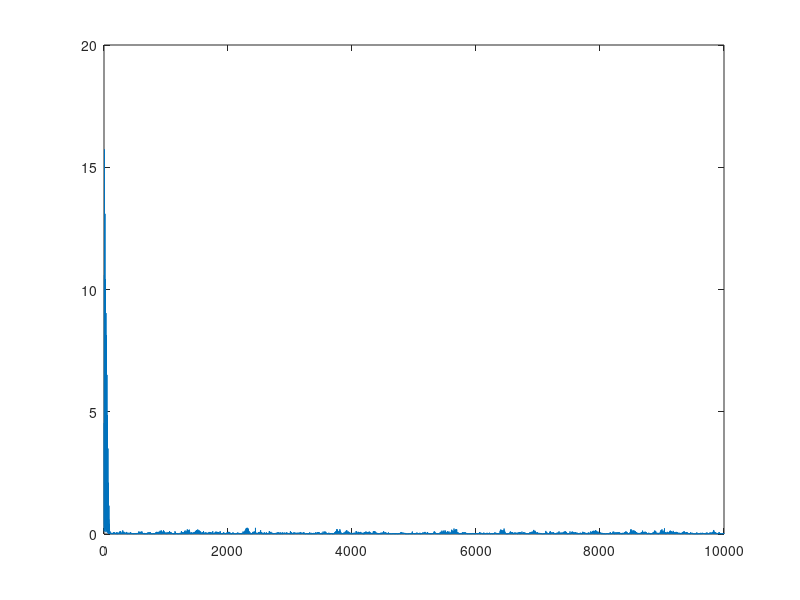

Source code (MATLAB): (Note: this script raises an error after producing the figure.)
% Niras Dimitris
% 8057
% diminira@auth.gr
% Ergasia 3 Part A (b,c)

clear all
close all

N = 10000;
fo = 1/4;
fi = pi/2;
A = 2.3;
sigma2d = 0.34;
delta = 10;
coeff = 100;

v = randn(N,1) * sqrt(sigma2d); v = v - mean(v); % white noise
x = A * (sin(2*pi*fo*(1:N)' + fi) + cos(4*pi*fo*(1:N)' + fi) + cos(7*pi*fo*(1:N)' + fi/3));
s = x + v;
d = s;

u = zeros(N,1);
for i = delta+1:N+delta
    u(i) = s(i - delta);
end

%% Wiener filter (R, p, wo) with coeff = 100

% corelation vector
r = xcorr(u,u,coeff-1,'unbiased');
r = r(coeff:(2*coeff - 1));

R = toeplitz(r);

p = zeros(coeff,1);
p(1) = sigma2d;

wo = R \ p;

y = filter(wo,1,u(delta+1:length(u)));

figure;
plot((y - v) .^ 2);
hold on


%% Levinson - Durbin algorithm
[a,D,P] = LevinsonDurbin(coeff-1,r);
[ai,~,L,Dp] = LevinsonDurbin_iterative(coeff-1,r); % iterative version of LD algorithm 

e = zeros(coeff-1,1);
for j = 0:coeff-1
    [al,e(j+1)] = levinson(r',j); % MATLAB LD function
end
al = al';

fprintf('Norm of difference with MATLAB levinson (recursive)   %e\n', norm(a - al)) 
fprintf('Norm of difference with MATLAB levinson (iterative) %e\n', norm(ai - al))
fprintf('Difference of backward errors %e\n', norm(e - Dp))
fprintf('Relation between gamma and wo coefficients %e\n', norm((L * al)' - wo'))

yL = filter(a,1,u(delta+1:length(u)));

plot((yL - v) .^ 2);
xlabel('time steps');
ylabel('error');
title('Square Mean Error');
legend('Wiener','Levinson-Durbin');
hold off
